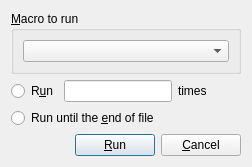
<?xml version="1.0" encoding="UTF-8"?>
<ui version="4.0">
 <class>RunMacroDlg</class>
 <widget class="QDialog" name="RunMacroDlg">
  <property name="geometry"><rect><x>0</x><y>0</y><width>252</width><height>154</height></rect></property>
  <property name="windowTitle"><string>Run a Macro Multiple Times</string></property>
  <layout class="QVBoxLayout" name="layout1">
   <item>
    <widget class="QGroupBox" name="macro2runStatic">
     <property name="nppId" stdset="0"><number>8006</number></property>
     <property name="title"><string>&amp;Macro to run</string></property>
     <layout class="QVBoxLayout" name="layout2">
      <item>
       <widget class="QComboBox" name="macroCombo">
        <property name="nppId" stdset="0"><number>8004</number></property>
        <property name="insertPolicy"><enum>QComboBox::NoInsert</enum></property>
       </widget>
      </item>
     </layout>
    </widget>
   </item>
   <item>
    <layout class="QHBoxLayout" name="layout3">
     <item>
      <widget class="QRadioButton" name="mRunMulti">
       <property name="nppId" stdset="0"><number>8001</number></property>
       <property name="text"><string>R&amp;un</string></property>
       <attribute name="buttonGroup"><string notr="true">radioGroup1</string></attribute>
      </widget>
     </item>
     <item>
      <widget class="QLineEdit" name="mRunTimes">
       <property name="nppId" stdset="0"><number>8003</number></property>
       <property name="alignment"><set>Qt::AlignCenter</set></property>
      </widget>
     </item>
     <item>
      <widget class="QLabel" name="timesStatic">
       <property name="nppId" stdset="0"><number>8005</number></property>
       <property name="text"><string>times</string></property>
      </widget>
     </item>
     <item>
      <spacer name="spacer4">
       <property name="orientation"><enum>Qt::Horizontal</enum></property>
       <property name="sizeType"><enum>QSizePolicy::Expanding</enum></property>
       <property name="sizeHint" stdset="0"><size><width>0</width><height>0</height></size></property>
      </spacer>
     </item>
    </layout>
   </item>
   <item>
    <widget class="QRadioButton" name="mRunEof">
     <property name="nppId" stdset="0"><number>8002</number></property>
     <property name="text"><string>Run until the &amp;end of file</string></property>
     <attribute name="buttonGroup"><string notr="true">radioGroup1</string></attribute>
    </widget>
   </item>
   <item>
    <layout class="QHBoxLayout" name="layout5">
     <item>
      <spacer name="spacer6">
       <property name="orientation"><enum>Qt::Horizontal</enum></property>
       <property name="sizeType"><enum>QSizePolicy::Expanding</enum></property>
       <property name="sizeHint" stdset="0"><size><width>0</width><height>0</height></size></property>
      </spacer>
     </item>
     <item>
      <widget class="QPushButton" name="ok">
       <property name="nppId" stdset="0"><number>1</number></property>
       <property name="text"><string>&amp;Run</string></property>
       <property name="autoDefault"><bool>false</bool></property>
       <property name="default"><bool>true</bool></property>
      </widget>
     </item>
     <item>
      <widget class="QPushButton" name="cancel">
       <property name="nppId" stdset="0"><number>2</number></property>
       <property name="text"><string>&amp;Cancel</string></property>
       <property name="autoDefault"><bool>false</bool></property>
      </widget>
     </item>
    </layout>
   </item>
  </layout>
 </widget>
 <resources/>
 <connections/>
 <buttongroups>
  <buttongroup name="radioGroup1"/>
 </buttongroups>
</ui>
